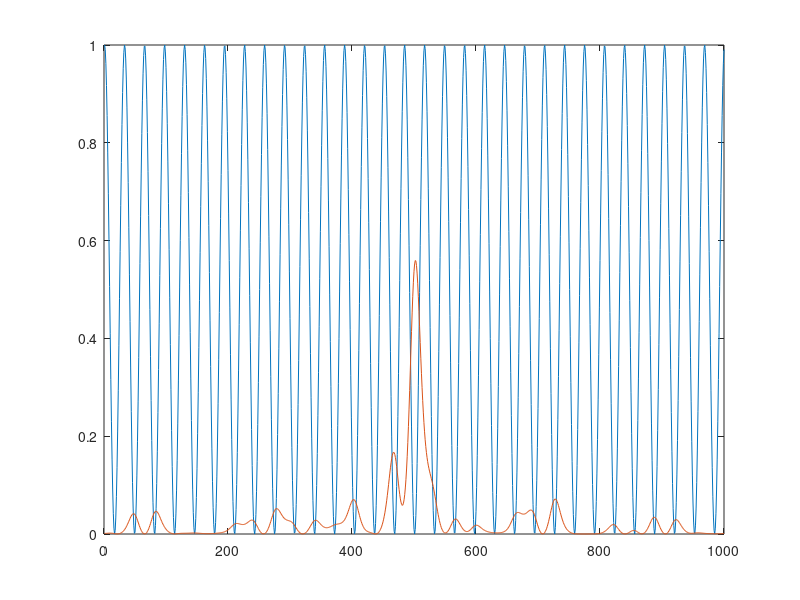

MATLAB code for this plot:
clear all
close all
Ns=31;
x=linspace(0,Ns,1001);
x=x(1:end-1);
dx=x(2)-x(1);
hv=10.*diag(cos(pi.*x).^2);
hpv=(zeros(size(x)));
hpv(:,1:2)=[2 -1];
hp=toeplitz(hpv);
hp(1,end)=-1;
hp(end,1)=-1;

H=hp./(dx.^2)+hv;
[V,D]=eig(H);
%%
figure(1)
%subplot(1,2,1)
%plot(diag(D));

%subplot(1,2,2)
hold off
plot(diag(hv)./max(diag(hv)))
hold on
for ee=1:Ns
    if mod(ee,2)==1
        pree(:,ee)=((V(:,ee)))./sign(V(500,ee));
    else
        pree(:,ee)=i.*V(:,ee)./sign(V(505,ee));
    end
    %pree(:,ee)=pree(:,ee)./max(abs(pree(:,ee)));
end
%prw=abs(sum(V,2)).^2;
%prw=prw./max(prw);
%plot(abs(pree(:,1:3)))
hold on
plot(abs(sum(pree(:,:),2)).^2)
%plot(prw)

%%
%{
pq=zeros(size(V(:,1)))
for qq=1:100
    pq=pq+V(:,1).*(exp(-i.*pi.*[-500:500].*(qq-1)./100))';
end
%}